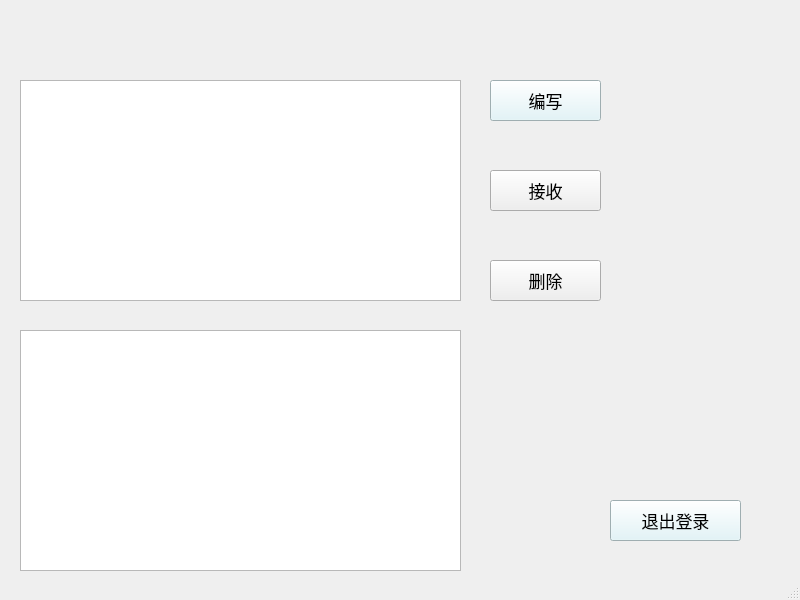
<?xml version="1.0" encoding="UTF-8"?>
<ui version="4.0">
 <class>users</class>
 <widget class="QMainWindow" name="users">
  <property name="geometry">
   <rect>
    <x>0</x>
    <y>0</y>
    <width>800</width>
    <height>600</height>
   </rect>
  </property>
  <property name="windowTitle">
   <string>users</string>
  </property>
  <property name="styleSheet">
   <string notr="true">background-image: url(:/new/prefix1/9252150_111845455000_2.jpg);</string>
  </property>
  <widget class="QWidget" name="centralwidget">
   <widget class="QPushButton" name="pushButton">
    <property name="geometry">
     <rect>
      <x>490</x>
      <y>80</y>
      <width>111</width>
      <height>41</height>
     </rect>
    </property>
    <property name="font">
     <font>
      <pointsize>13</pointsize>
     </font>
    </property>
    <property name="styleSheet">
     <string notr="true">background-color: rgb(222, 243, 248);</string>
    </property>
    <property name="text">
     <string>编写</string>
    </property>
   </widget>
   <widget class="QPushButton" name="pushButton_2">
    <property name="geometry">
     <rect>
      <x>490</x>
      <y>170</y>
      <width>111</width>
      <height>41</height>
     </rect>
    </property>
    <property name="font">
     <font>
      <pointsize>13</pointsize>
     </font>
    </property>
    <property name="text">
     <string>接收</string>
    </property>
   </widget>
   <widget class="QPushButton" name="pushButton_3">
    <property name="geometry">
     <rect>
      <x>610</x>
      <y>500</y>
      <width>131</width>
      <height>41</height>
     </rect>
    </property>
    <property name="font">
     <font>
      <pointsize>13</pointsize>
     </font>
    </property>
    <property name="styleSheet">
     <string notr="true">background-color: rgb(222, 243, 248);</string>
    </property>
    <property name="text">
     <string>退出登录</string>
    </property>
   </widget>
   <widget class="QListWidget" name="listWidget">
    <property name="geometry">
     <rect>
      <x>20</x>
      <y>80</y>
      <width>441</width>
      <height>221</height>
     </rect>
    </property>
    <property name="font">
     <font>
      <pointsize>13</pointsize>
     </font>
    </property>
   </widget>
   <widget class="QTextBrowser" name="textBrowser">
    <property name="geometry">
     <rect>
      <x>20</x>
      <y>330</y>
      <width>441</width>
      <height>241</height>
     </rect>
    </property>
    <property name="font">
     <font>
      <pointsize>13</pointsize>
     </font>
    </property>
   </widget>
   <widget class="QPushButton" name="pushButton_4">
    <property name="geometry">
     <rect>
      <x>490</x>
      <y>260</y>
      <width>111</width>
      <height>41</height>
     </rect>
    </property>
    <property name="font">
     <font>
      <pointsize>13</pointsize>
     </font>
    </property>
    <property name="text">
     <string>删除</string>
    </property>
   </widget>
   <widget class="QLabel" name="label">
    <property name="geometry">
     <rect>
      <x>400</x>
      <y>10</y>
      <width>181</width>
      <height>61</height>
     </rect>
    </property>
    <property name="font">
     <font>
      <pointsize>13</pointsize>
     </font>
    </property>
    <property name="styleSheet">
     <string notr="true">background: transparent</string>
    </property>
    <property name="text">
     <string/>
    </property>
   </widget>
   <widget class="QLabel" name="label_2">
    <property name="geometry">
     <rect>
      <x>20</x>
      <y>10</y>
      <width>331</width>
      <height>51</height>
     </rect>
    </property>
    <property name="font">
     <font>
      <pointsize>13</pointsize>
     </font>
    </property>
    <property name="styleSheet">
     <string notr="true">background: transparent</string>
    </property>
    <property name="text">
     <string/>
    </property>
   </widget>
  </widget>
  <widget class="QStatusBar" name="statusbar"/>
  <widget class="QMenuBar" name="menubar">
   <property name="geometry">
    <rect>
     <x>0</x>
     <y>0</y>
     <width>800</width>
     <height>21</height>
    </rect>
   </property>
  </widget>
 </widget>
 <resources/>
 <connections/>
</ui>
